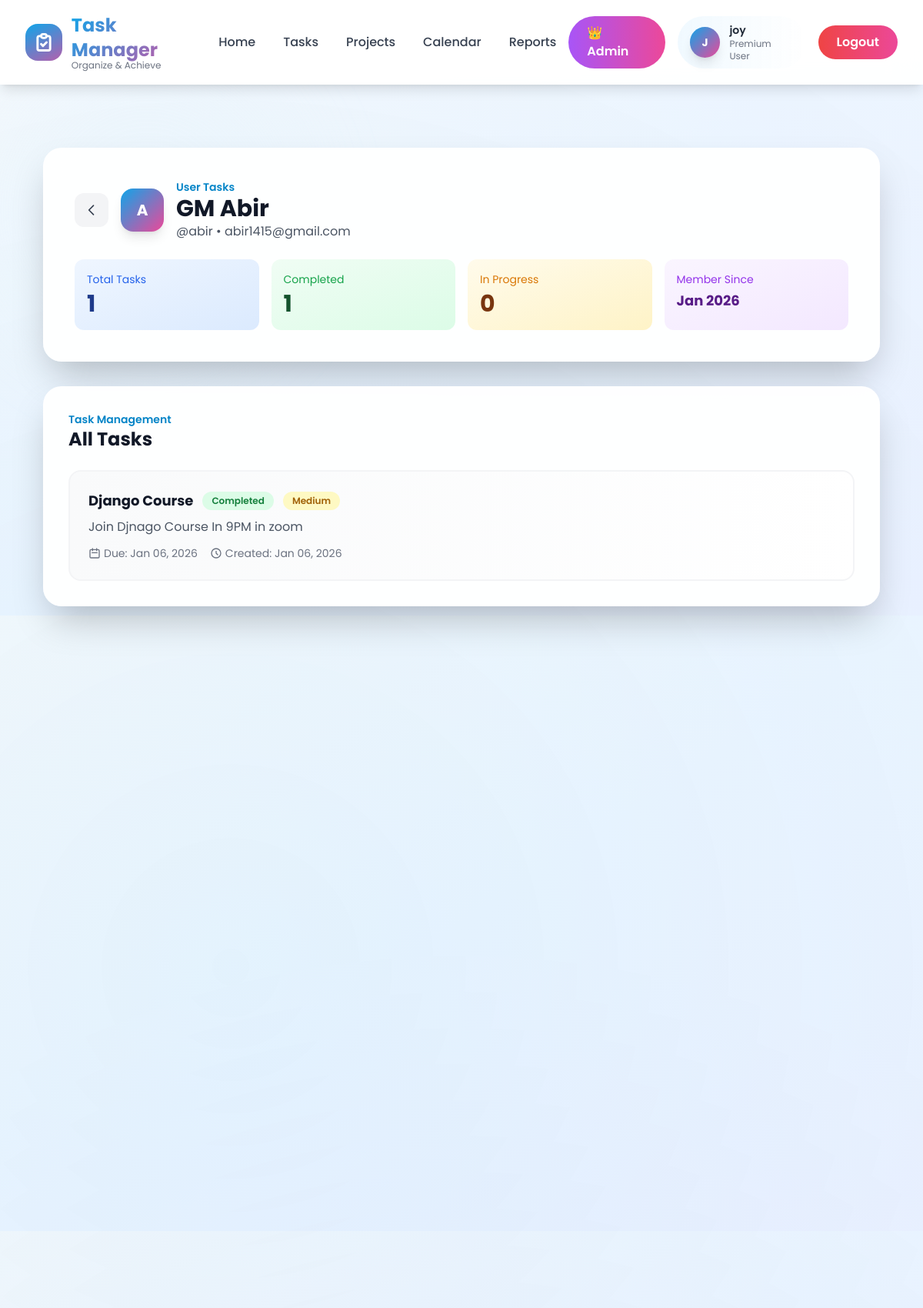
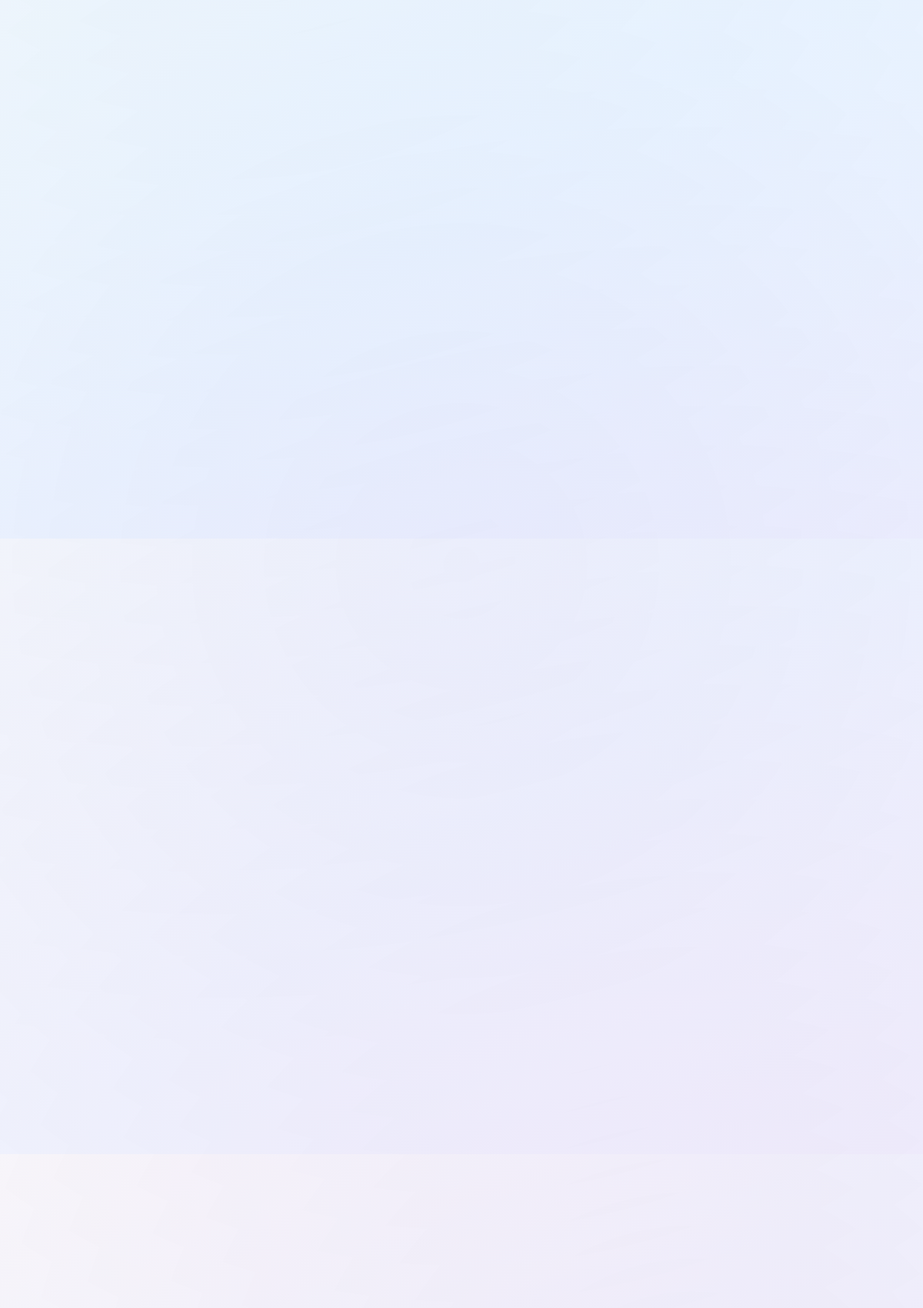
/user/admin/tasks/3/ (signed in, upper part), run on the app's committed database (2 pictures, top to bottom).
### tasks/models.py (models this page shows, shortened)
class Task(models.Model):
    user = models.ForeignKey('auth.User', on_delete=models.CASCADE)
    title = models.CharField(max_length=200)
    description = models.TextField()
    priority = models.CharField(max_length=50)
    due_date = models.DateField()
    status = models.CharField(max_length=50)
    category = models.CharField(max_length=100)
    is_completed = models.BooleanField(default=False)
    created_at = models.DateTimeField(auto_now_add=True)
    updated_at = models.DateTimeField(auto_now=True)

### user/views.py (the view)
# urls.py: path('admin/tasks/<int:user_id>/', views.user_tasks, name='user-tasks'),
@login_required(login_url='user:user-login')
def user_tasks(request, user_id):
    if not (request.user.is_staff or request.user.is_superuser):
        return HttpResponseForbidden("You do not have permission to view this page.")
    user = get_object_or_404(User, id=user_id)
    try:
        from tasks.models import Task
        tasks = Task.objects.filter(user=user).order_by('-created_at')
    except:
        tasks = []
    context = {
        'profile_user': user,
        'tasks': tasks,
    }
    return render(request, 'user/user_tasks.html', context)

### templates/user/user_tasks.html (shortened to what this page needs)
{% extends "base/base.html" %}
{% block content %}
<section class="relative min-h-screen pt-28 pb-20 overflow-hidden">
    <div class="absolute inset-0 hero-pattern opacity-40"></div>
    <div class="relative max-w-6xl mx-auto px-4 sm:px-6 lg:px-8 space-y-8">
        <div class="glass rounded-3xl shadow-2xl p-8 md:p-10">
            <div class="flex items-center justify-between mb-6">
                <div class="flex items-center gap-4">
                    <a href="{% url 'user:admin-profile' %}" class="p-3 rounded-xl bg-gray-100 hover:bg-gray-200 transition">
                        <svg class="w-5 h-5 text-gray-700" fill="none" stroke="currentColor" viewBox="0 0 24 24">
                            <path stroke-linecap="round" stroke-linejoin="round" stroke-width="2" d="M15 19l-7-7 7-7" />
                        </svg>
                    </a>
                    <div class="w-14 h-14 rounded-2xl bg-gradient-to-br from-primary-500 to-accent-500 text-white font-bold text-xl flex items-center justify-center shadow-lg">
                        {{ profile_user.username|slice:":1"|upper }}
                    </div>
                    <div>
                        <p class="text-sm text-primary-600 font-semibold">User Tasks</p>
                        <h1 class="text-3xl font-bold text-gray-900">{{ profile_user.get_full_name|default:profile_user.username }}</h1>
                        <p class="text-gray-600">@{{ profile_user.username }} • {{ profile_user.email|default:"No email" }}</p>
                    </div>
                </div>
            </div>
            <div class="grid grid-cols-1 md:grid-cols-4 gap-4 mt-6">
                <div class="bg-gradient-to-br from-blue-50 to-blue-100 rounded-xl p-4">
                    <p class="text-sm text-blue-600 mb-1">Total Tasks</p>
                    <p class="text-3xl font-bold text-blue-900">{{ tasks|length }}</p>
                </div>
                <div class="bg-gradient-to-br from-green-50 to-green-100 rounded-xl p-4">
                    <p class="text-sm text-green-600 mb-1">Completed</p>
                    <p class="text-3xl font-bold text-green-900">{{ tasks|length }}</p>
                </div>
                <div class="bg-gradient-to-br from-amber-50 to-amber-100 rounded-xl p-4">
                    <p class="text-sm text-amber-600 mb-1">In Progress</p>
                    <p class="text-3xl font-bold text-amber-900">0</p>
                </div>
                <div class="bg-gradient-to-br from-purple-50 to-purple-100 rounded-xl p-4">
                    <p class="text-sm text-purple-600 mb-1">Member Since</p>
                    <p class="text-lg font-bold text-purple-900">{{ profile_user.date_joined|date:"M Y" }}</p>
                </div>
            </div>
        </div>
        <div class="glass rounded-3xl shadow-2xl p-8">
            <div class="flex items-center justify-between mb-6">
                <div>
                    <p class="text-sm text-primary-600 font-semibold">Task Management</p>
                    <h2 class="text-2xl font-bold text-gray-900">All Tasks</h2>
                </div>
            </div>
            {% if tasks %}
            <div class="space-y-4">
                {% for task in tasks %}
                <div class="bg-gradient-to-r from-gray-50 to-white rounded-2xl p-6 border-2 border-gray-100 hover:border-primary-300 hover:shadow-lg transition">
                    <div class="flex items-start justify-between">
                        <div class="flex-1">
                            <div class="flex items-center gap-3 mb-2">
                                <h3 class="text-lg font-bold text-gray-900">{{ task.title }}</h3>
                                {% if task.is_completed %}
                                <span class="px-3 py-1 text-xs bg-green-100 text-green-700 rounded-full font-semibold">Completed</span>
                                {% else %}
                                <span class="px-3 py-1 text-xs bg-amber-100 text-amber-700 rounded-full font-semibold">In Progress</span>
                                {% endif %}
                                {% if task.priority %}
                                {% if task.priority == 'high' %}
                                <span class="px-3 py-1 text-xs bg-red-100 text-red-700 rounded-full font-semibold">High Priority</span>
                                {% elif task.priority == 'medium' %}
                                <span class="px-3 py-1 text-xs bg-yellow-100 text-yellow-700 rounded-full font-semibold">Medium</span>
                                {% else %}
                                <span class="px-3 py-1 text-xs bg-blue-100 text-blue-700 rounded-full font-semibold">Low</span>
                                {% endif %}
                                {% endif %}
                            </div>
                            {% if task.description %}
                            <p class="text-gray-600 mb-3">{{ task.description }}</p>
                            {% endif %}
                            <div class="flex items-center gap-4 text-sm text-gray-500">
                                {% if task.due_date %}
                                <div class="flex items-center gap-1">
                                    <svg class="w-4 h-4" fill="none" stroke="currentColor" viewBox="0 0 24 24">
                                        <path stroke-linecap="round" stroke-linejoin="round" stroke-width="2" d="M8 7V3m8 4V3m-9 8h10M5 21h14a2 2 0 002-2V7a2 2 0 00-2-2H5a2 2 0 00-2 2v12a2 2 0 002 2z" />
                                    </svg>
                                    <span>Due: {{ task.due_date|date:"M d, Y" }}</span>
                                </div>
                                {% endif %}
                                <div class="flex items-center gap-1">
                                    <svg class="w-4 h-4" fill="none" stroke="currentColor" viewBox="0 0 24 24">
                                        <path stroke-linecap="round" stroke-linejoin="round" stroke-width="2" d="M12 8v4l3 3m6-3a9 9 0 11-18 0 9 9 0 0118 0z" />
                                    </svg>
                                    <span>Created: {{ task.created_at|date:"M d, Y" }}</span>
                                </div>
                            </div>
                        </div>
                    </div>
                </div>
                {% endfor %}
            </div>
            {% endif %}
        </div>
    </div>
</section>
{% endblock %}

### templates/base/base.html (shortened to what this page needs)
{% load static %}
<!DOCTYPE html>
<html lang="en" class="scroll-smooth">
<head>
    <script src="https://cdn.tailwindcss.com"></script>
</head>
<body class="bg-gradient-to-br from-slate-50 via-blue-50 to-indigo-50 min-h-screen">
    <header class="fixed w-full top-0 z-50 glass shadow-lg animate-slide-down">
        <div class="max-w-7xl mx-auto px-4 sm:px-6 lg:px-8">
            <div class="flex justify-between items-center py-4">
                <a href="{% url 'home' %}" class="flex items-center space-x-3 group">
                    <div class="relative w-12 h-12">
                        <div
                            class="absolute inset-0 bg-gradient-to-br from-primary-500 to-accent-500 rounded-2xl animate-gradient bg-200% group-hover:scale-110 transition-transform duration-300">
                        </div>
                        <div class="absolute inset-0 flex items-center justify-center">
                            <svg class="w-7 h-7 text-white" fill="none" stroke="currentColor" viewBox="0 0 24 24">
                                <path stroke-linecap="round" stroke-linejoin="round" stroke-width="2.5"
                                    d="M9 5H7a2 2 0 00-2 2v12a2 2 0 002 2h10a2 2 0 002-2V7a2 2 0 00-2-2h-2M9 5a2 2 0 002 2h2a2 2 0 002-2M9 5a2 2 0 012-2h2a2 2 0 012 2m-6 9l2 2 4-4" />
                            </svg>
                        </div>
                    </div>
                    <div>
                        <h1 class="text-2xl font-bold gradient-text">Task Manager</h1>
                        <p class="text-xs text-gray-500 -mt-1">Organize & Achieve</p>
                    </div>
                </a>
                <nav class="hidden lg:flex items-center space-x-1">
                    <a href="{% url 'home' %}"
                        class="px-4 py-2 text-gray-700 hover:text-primary-600 font-medium rounded-lg hover:bg-primary-50 transition-all duration-300">
                        Home
                    </a>
                    <a href="{% url 'tasks:user_tasks' %}"
                        class="px-4 py-2 text-gray-700 hover:text-primary-600 font-medium rounded-lg hover:bg-primary-50 transition-all duration-300">
                        Tasks
                    </a>
                    <a href="#"
                        class="px-4 py-2 text-gray-700 hover:text-primary-600 font-medium rounded-lg hover:bg-primary-50 transition-all duration-300">
                        Projects
                    </a>
                    <a href="{% url 'tasks:calendar' %}"
                        class="px-4 py-2 text-gray-700 hover:text-primary-600 font-medium rounded-lg hover:bg-primary-50 transition-all duration-300">
                        Calendar
                    </a>
                    <a href="#"
                        class="px-4 py-2 text-gray-700 hover:text-primary-600 font-medium rounded-lg hover:bg-primary-50 transition-all duration-300">
                        Reports
                    </a>
                </nav>
                <div class="hidden lg:flex items-center space-x-3">
                    {% if user.is_authenticated %}
                    <div class="flex items-center space-x-4">
                        {% if user.is_staff or user.is_superuser %}
                        <a href="{% url 'user:admin-profile' %}"
                            class="px-6 py-2.5 bg-gradient-to-r from-purple-500 to-pink-500 text-white font-semibold rounded-full hover:shadow-xl hover:scale-105 transition-all duration-300 flex items-center gap-2">
                            👑 Admin
                        </a>
                        {% endif %}
                        <a href="{% url 'user:user-profile' %}"
                            class="flex items-center space-x-3 px-4 py-2 bg-gradient-to-r from-primary-50 to-accent-50 rounded-full hover:shadow-lg transition-all">
                            <div
                                class="w-10 h-10 bg-gradient-to-br from-primary-500 to-accent-500 rounded-full flex items-center justify-center shadow-lg">
                                <span class="text-white font-bold text-sm">{{ user.username|slice:":1"|upper }}</span>
                            </div>
                            <div>
                                <p class="text-sm font-semibold text-gray-800">{{ user.username }}</p>
                                <p class="text-xs text-gray-500">Premium User</p>
                            </div>
                        </a>
                        <a href="{% url 'user:user-logout' %}"
                            class="px-6 py-2.5 bg-gradient-to-r from-red-500 to-pink-500 text-white font-semibold rounded-full hover:shadow-xl hover:scale-105 transition-all duration-300">
                            Logout
                        </a>
                    </div>
                    {% endif %}
                </div>
            </div>
        </div>
    </header>
    <div class="h-20"></div>
    <main class="min-h-screen">
        {% block content %}{% endblock %}
    </main>
</body>
</html>

### templates/base/base.html (style rules this page uses)
* { font-family: 'Poppins', sans-serif; }
.glass { background: rgba(255, 255, 255, 0.95); backdrop-filter: blur(20px); border: 1px solid rgba(255, 255, 255, 0.3); }
.gradient-text { background: linear-gradient(135deg, #0ea5e9 0%, #ec4899 100%); -webkit-background-clip: text; -webkit-text-fill-color: transparent; background-clip: text; }
.hero-pattern { background-image: radial-gradient(circle at 25% 25%, rgba(14, 165, 233, 0.15) 0%, transparent 50%), radial-gradient(circle at 75% 75%, rgba(236, 72, 153, 0.15) 0%, transparent 50%), radial-gradient(circle at 50% 50%, rgba(139, 92, 246, 0.1) 0%, transparent 50%); }

### data on the page
Task: title "Django Course", is_completed "Completed", priority "Medium", description "Join Djnago Course In 9PM in zoom", due_date "Jan 06, 2026", created_at "Jan 06, 2026"

### other printed values
{{ user.username|slice:":1"|upper }} "J"
{{ user.username }} "joy"
{{ profile_user.username|slice:":1"|upper }} "A"
{{ profile_user.get_full_name|default:profile_user.username }} "GM Abir"
{{ profile_user.username }} "abir"
{{ profile_user.email|default:"No email" }} "abir1415@gmail.com"
{{ tasks|length }} "1"
{{ profile_user.date_joined|date:"M Y" }} "Jan 2026"
